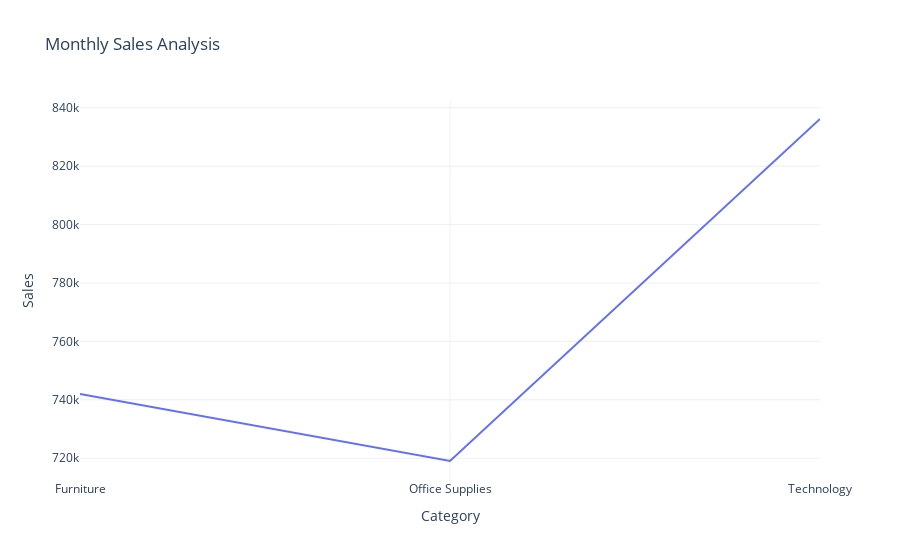

Notebook code for this chart:
### Code cell
fig = px.line(sales_by_category, 
              x='Category', 
              y='Sales', 
              title='Monthly Sales Analysis')
fig.show()

### Figure 1 — Plotly figure (JSON) as saved in the notebook; plotly's stock layout.template omitted (floating-point values rounded to 4 significant figures)
{"data": [{"hovertemplate": "Category=%{x}<br>Sales=%{y}<extra></extra>", "legendgroup": "", "line": {"color": "#636efa", "dash": "solid"}, "marker": {"symbol": "circle"}, "mode": "lines", "name": "", "orientation": "v", "showlegend": false, "type": "scatter", "x": ["Furniture", "Office Supplies", "Technology"], "xaxis": "x", "y": [742000.0, 719000.0, 836200.0], "yaxis": "y"}], "layout": {"autosize": true, "legend": {"tracegroupgap": 0}, "title": {"text": "Monthly Sales Analysis"}, "xaxis": {"anchor": "y", "autorange": true, "domain": [0, 1], "range": [0, 2], "title": {"text": "Category"}, "type": "category"}, "yaxis": {"anchor": "x", "autorange": true, "domain": [0, 1], "range": [712500.0, 842700.0], "title": {"text": "Sales"}, "type": "linear"}}}
